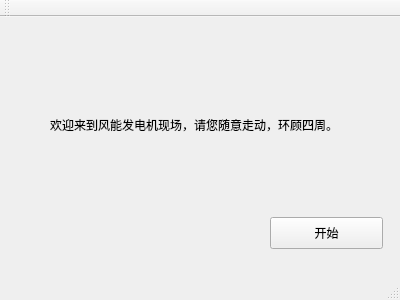
<?xml version="1.0" encoding="UTF-8"?>
<ui version="4.0">
 <class>MainWindow</class>
 <widget class="QMainWindow" name="MainWindow">
  <property name="geometry">
   <rect>
    <x>0</x>
    <y>0</y>
    <width>400</width>
    <height>300</height>
   </rect>
  </property>
  <property name="windowTitle">
   <string>MainWindow</string>
  </property>
  <widget class="QWidget" name="centralWidget">
   <widget class="QLabel" name="label">
    <property name="geometry">
     <rect>
      <x>50</x>
      <y>100</y>
      <width>311</width>
      <height>16</height>
     </rect>
    </property>
    <property name="text">
     <string>欢迎来到风能发电机现场，请您随意走动，环顾四周。</string>
    </property>
   </widget>
   <widget class="QPushButton" name="start_pushButton">
    <property name="geometry">
     <rect>
      <x>270</x>
      <y>200</y>
      <width>113</width>
      <height>32</height>
     </rect>
    </property>
    <property name="text">
     <string>开始</string>
    </property>
   </widget>
  </widget>
  <widget class="QMenuBar" name="menuBar">
   <property name="geometry">
    <rect>
     <x>0</x>
     <y>0</y>
     <width>400</width>
     <height>22</height>
    </rect>
   </property>
  </widget>
  <widget class="QToolBar" name="mainToolBar">
   <attribute name="toolBarArea">
    <enum>TopToolBarArea</enum>
   </attribute>
   <attribute name="toolBarBreak">
    <bool>false</bool>
   </attribute>
  </widget>
  <widget class="QStatusBar" name="statusBar"/>
 </widget>
 <layoutdefault spacing="6" margin="11"/>
 <resources/>
 <connections/>
</ui>
